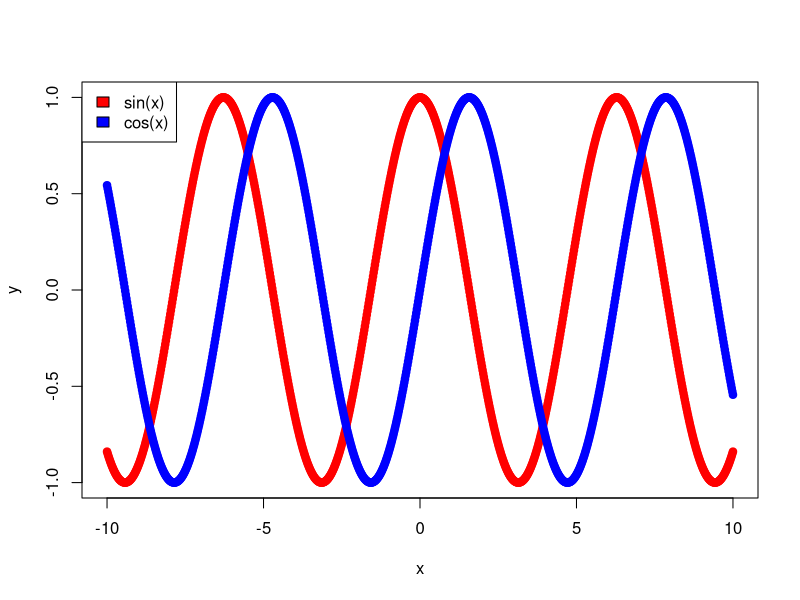
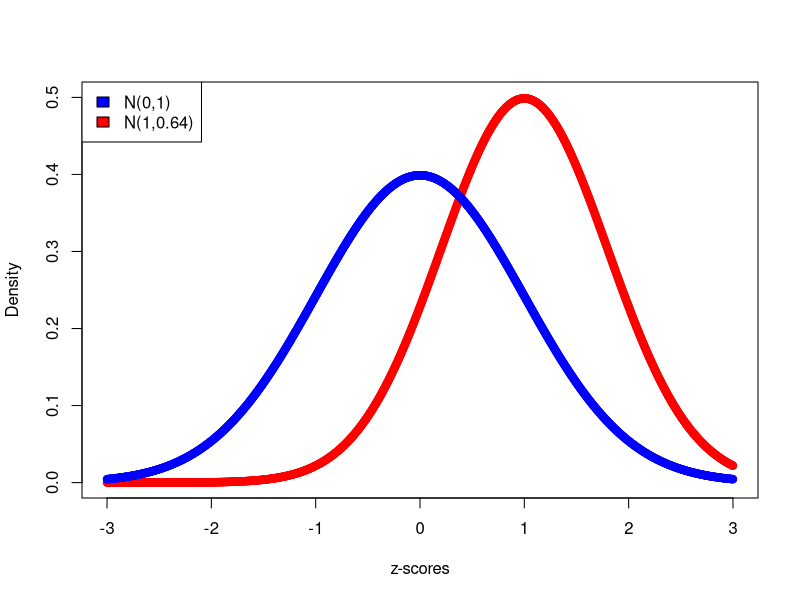
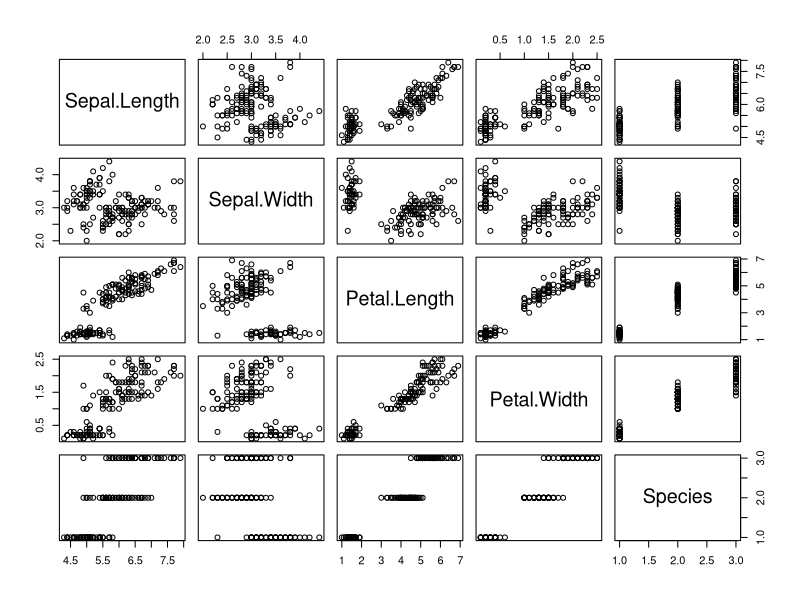
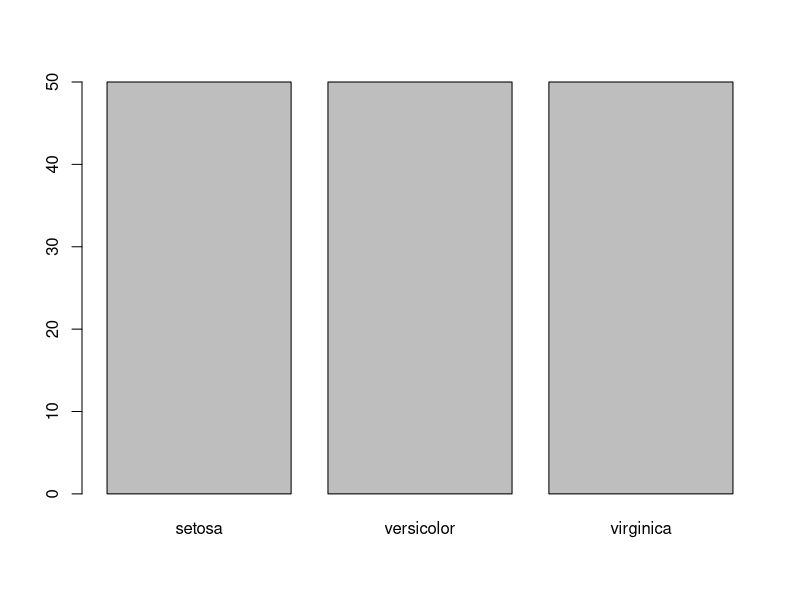
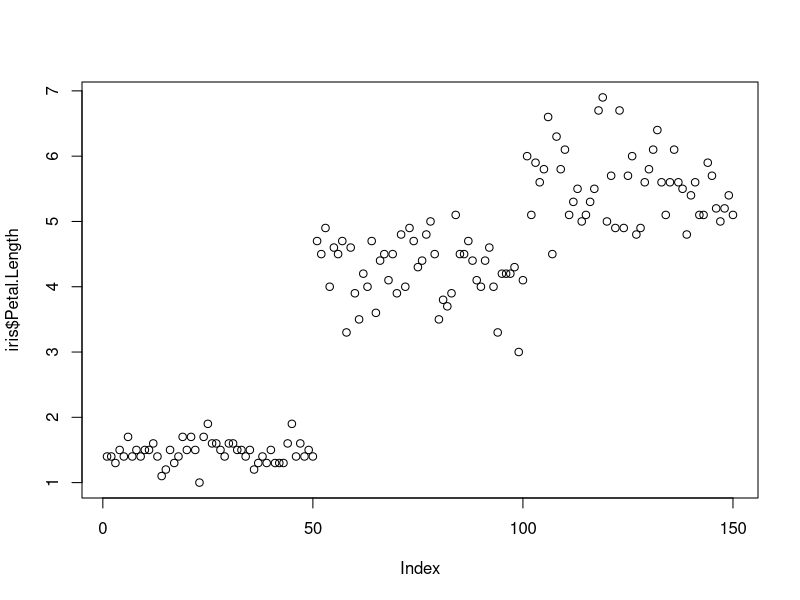
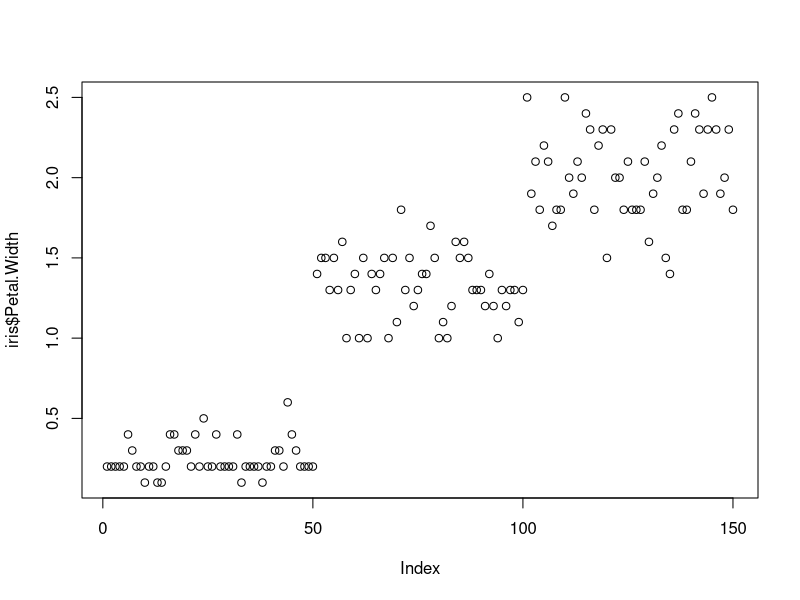
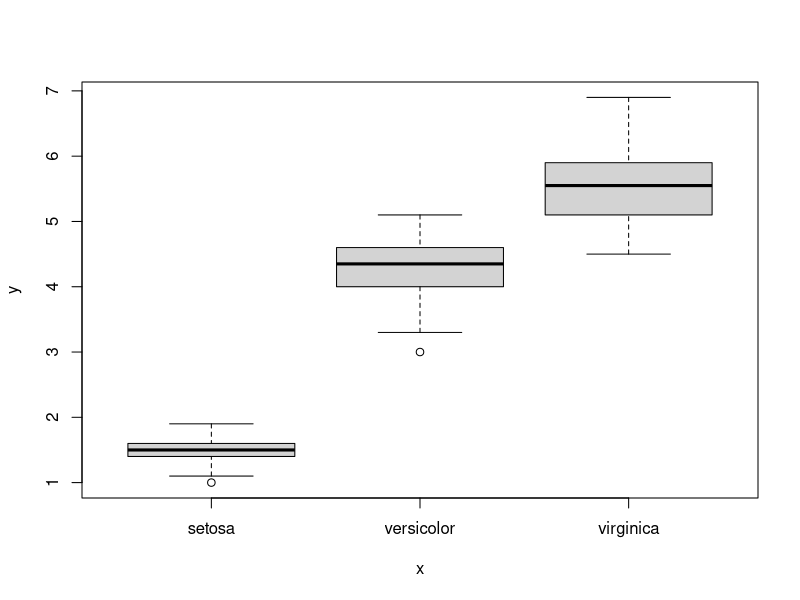
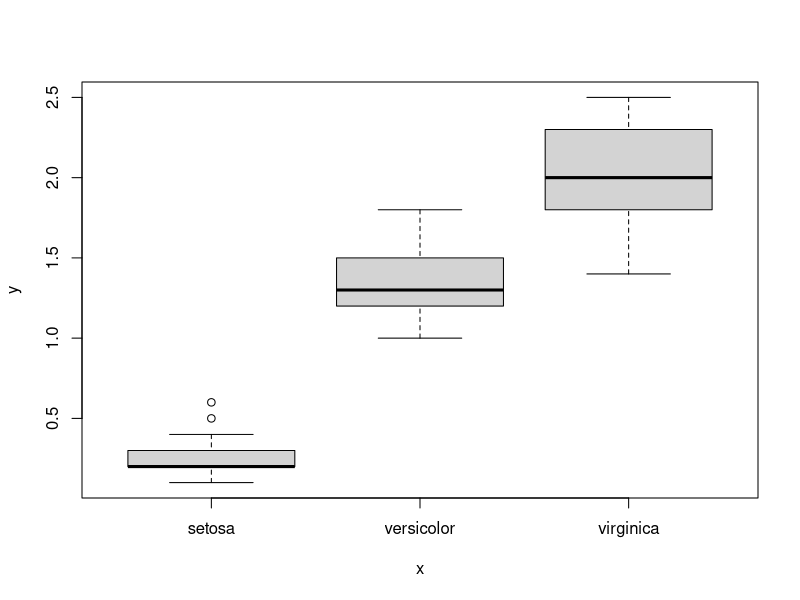

Generate these figures, in order, with R:
# File:   Basic_Plot.R
# Course: COMP1433 & 1003 Lecture 7

# PLOT DATA WITH PLOT() ####################################
?plot  # Help for plot()

# Example 1: Plot sine and cosine functions ################################
x <- pretty(c(-10,10), 1000)
y1 <- cos(x)
y2 <- sin(x)
plot(x, y1, type="p", pch=19, col="red", xlab="x", ylab="y") # "p" for points,  "l" for lines, "b" for both points and lines
lines(x, y2, type="b", pch=19, col="blue") # use help(plot) to find more information about the plot
legend("topleft", c("sin(x)","cos(x)"), fill=c("red", "blue")) # Add a legend

dev.off() # Clear plots

# Example 2: Plot Normal Distributions ####################################
x <- pretty(c(-3,3), 1000)
y1 <- dnorm(x, m=0, sd=1)
y2 <- dnorm(x, m=1, sd=0.8)
plot(x, y2, type="b", pch=19, col="red", xlab="z-scores", ylab="Density", ylim=c(0,0.5))
lines(x, y1, type="b", pch=19, col="blue")
legend("topleft", c("N(0,1)","N(1,0.64)"), fill=c("blue", "red")) # Add a legend

dev.off() # Clear plots

# Example 3: Plot Iris Dataset ####################################
# LOAD DATASETS PACKAGES 
library(datasets)  # Load/unload base packages manually

# LOAD and EXPLORE YOUR DATA 
str(iris)
head(iris)
plot(iris)  # Entire data frame
plot(iris$Species)  # Categorical variable
plot(iris$Petal.Length)  # Quantitative variable
plot(iris$Petal.Width)   # Quantitative variable
plot(iris$Species, iris$Petal.Length)  # Cat x quant
plot(iris$Species, iris$Petal.Width)  # Cat x quant

# Plot with options
plot(iris$Petal.Length, iris$Petal.Width,
     col = iris$Species, # iris$Species set the color according to species
     pch = 16,    # Use solid circles for points
     main = "Iris: Petal Length vs. Petal Width",
     xlab = "Petal Length",
     ylab = "Petal Width")
legend("topleft", c("setosa","versicolor", "virginica"), fill=c("black", "pink", "lightgreen")) # Add a legend

plot(iris$Sepal.Length, iris$Sepal.Width,
     col = iris$Species, # iris$Species set the color according to species
     pch = 16,    # Use solid circles for points
     main = "Iris: Sepal Length vs. Sepal Width",
     xlab = "Sepal Length",
     ylab = "Sepal Width")

# 3D Plots
library(scatterplot3d)

x <- iris$Sepal.Length
y <- iris$Sepal.Width
z <- iris$Petal.Length

scatterplot3d(x, y, z, pch = 16)
grps <- as.factor(iris$Species) 

# Change color by groups
# add grids and remove the box around the plot
# Change axis labels: xlab, ylab and zlab
colors <- c("#999999", "#E69F00", "#56B4E9")
scatterplot3d(x, y, z, pch = 16, color = colors[grps],
              grid = TRUE, box = FALSE, xlab = "Sepal length", 
              ylab = "Sepal width", zlab = "Petal length")

# CLEAN UP #################################################
# Clear packages
detach("package:datasets")

# Clear plots
dev.off()  

# Clear console
cat("\014")  # ctrl+L
